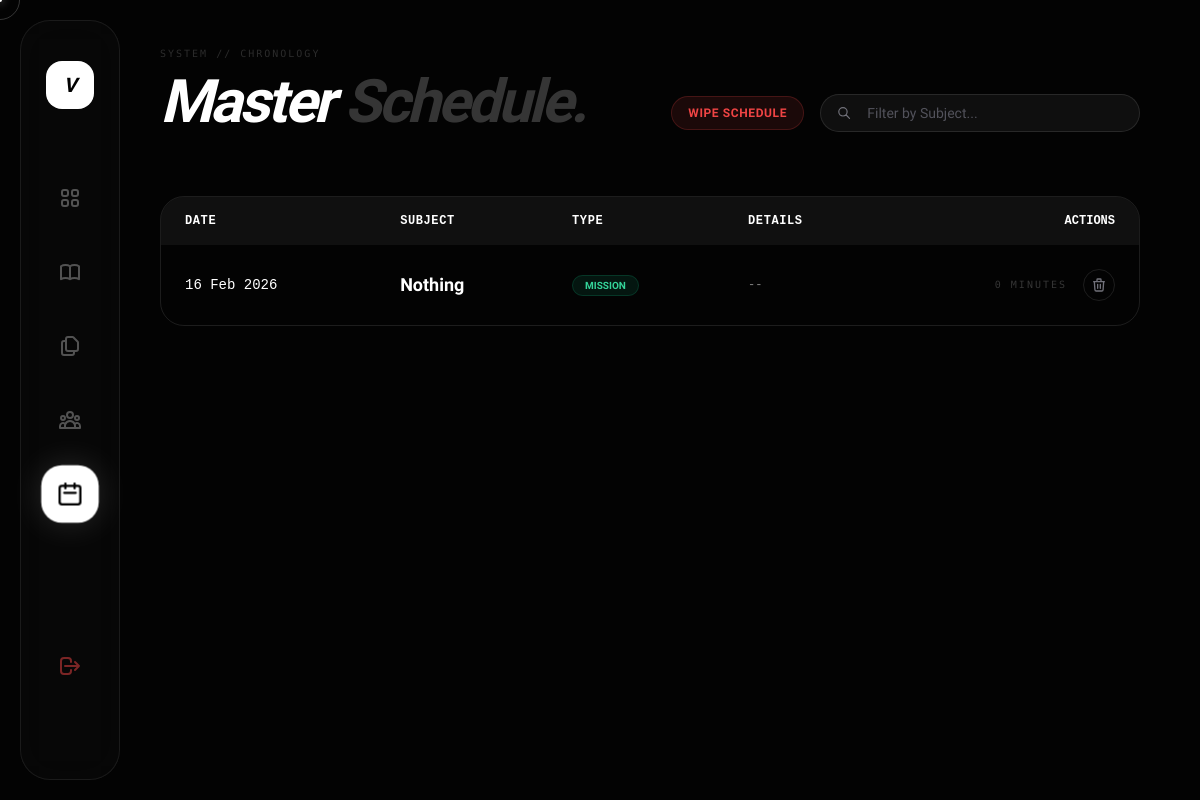
The app's page /datesheet/ (signed in), older data.
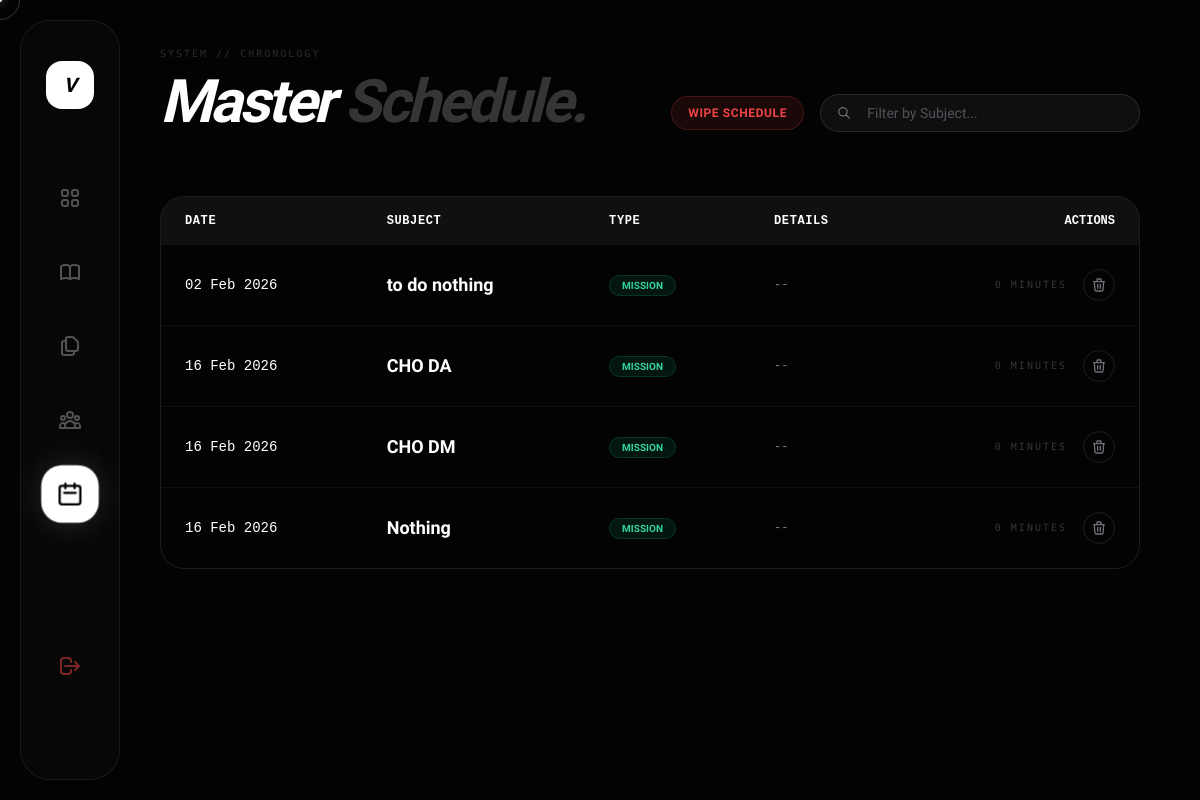
The same page, newer data.
### core/models.py (models this page shows, shortened)
class Exam(models.Model):
    user = models.ForeignKey(User, on_delete=models.CASCADE)
    subject = models.CharField(max_length=200)
    date = models.DateTimeField()
    is_datesheet_entry = models.BooleanField(default=False)
    details = models.CharField(max_length=200, blank=True, null=True)

### core/views.py (the view)
# urls.py: path('datesheet/', views.datesheet_hub, name='datesheet_hub'),
@login_required(login_url='signin')
def datesheet_hub(request):
    search_query = request.GET.get('q', '')
    exams = Exam.objects.filter(user=request.user).order_by('date')
    if search_query: exams = exams.filter(subject__icontains=search_query)
    context = {'exams': exams, 'search_query': search_query, 'online_count': Profile.objects.filter(last_seen__gte=timezone.now() - timezone.timedelta(minutes=5)).exclude(user=request.user).count()}
    return render(request, 'datesheet.html', context)

### core/templates/datesheet.html (shortened to what this page needs)
<!DOCTYPE html>
<html lang="en">
<head>
    <script src="https://cdn.tailwindcss.com"></script>
</head>
<body>
    <div id="c-ring"></div><div id="c-dot"></div>
    <div class="bg-mesh"></div>
    <nav class="sidebar">
    <a href="{% url 'home' %}" class="w-12 h-12 bg-white rounded-2xl mb-16 flex items-center justify-center text-black font-black text-xl italic">V</a>
    <a href="{% url 'dashboard' %}" class="nav-item"></a>
    <a href="{% url 'notes_hub' %}" class="nav-item"></a>
    <a href="{% url 'topics_hub' %}" class="nav-item"><svg class="w-6 h-6" fill="none" stroke="currentColor" viewBox="0 0 24 24"><path stroke-linecap="round" stroke-linejoin="round" stroke-width="2" d="M8 7v8a2 2 0 002 2h6M8 7V5a2 2 0 012-2h4.586a1 1 0 01.707.293l4.414 4.414a1 1 0 01.293.707V15a2 2 0 01-2 2h-2M8 7H6a2 2 0 00-2 2v10a2 2 0 002 2h8a2 2 0 002-2v-2"/></svg></a>
    <a href="{% url 'squad_hub' %}" class="nav-item"></a>
    <a href="#" class="nav-item active"><svg class="w-6 h-6" fill="none" stroke="currentColor" viewBox="0 0 24 24"><path stroke-linecap="round" stroke-linejoin="round" stroke-width="2" d="M8 7V3m8 4V3m-9 8h10M5 21h14a2 2 0 002-2V7a2 2 0 00-2-2H5a2 2 0 00-2 2v12a2 2 0 002 2z"/></svg></a>
<div class="mt-auto mb-6">
        <a href="{% url 'signout' %}" class="nav-item group" title="Disconnect">
            <svg class="w-6 h-6 text-red-500/50 group-hover:text-red-500 transition-colors" fill="none" stroke="currentColor" viewBox="0 0 24 24"><path stroke-linecap="round" stroke-linejoin="round" stroke-width="2" d="M17 16l4-4m0 0l-4-4m4 4H7m6 4v1a3 3 0 01-3 3H6a3 3 0 01-3-3V7a3 3 0 013-3h4a3 3 0 013 3v1"/></svg>
        </a>
    </div>
</nav>
    <main class="main-container">
        <header class="flex justify-between items-end mb-16">
            <div>
                <span class="mono-tag opacity-40">System // Chronology</span>
                <h1 class="text-6xl font-black italic tracking-tighter mt-2">Master <span class="text-white/20">Schedule.</span></h1>
            </div>
            <div class="flex items-center gap-4">
                {% if exams %}
                <form action="{% url 'clear_datesheet' %}" method="post" onsubmit="return confirm('WARNING: This will delete ALL exams from your schedule. Proceed?');">
                    <button type="submit" class="bg-red-500/10 border border-red-500/20 text-red-500 px-4 py-2 rounded-full text-xs font-bold uppercase tracking-wider hover:bg-red-500 hover:text-white transition-colors">
                        Wipe Schedule
                    </button>
                </form>
                {% endif %}
                <form method="get" class="flex items-center gap-4 bg-white/5 border border-white/10 rounded-full px-4 py-2 w-80 focus-within:bg-white/10 transition-colors">
                    <svg class="w-4 h-4 text-zinc-500" fill="none" stroke="currentColor" viewBox="0 0 24 24"><path stroke-linecap="round" stroke-linejoin="round" stroke-width="2" d="M21 21l-6-6m2-5a7 7 0 11-14 0 7 7 0 0114 0z"/></svg>
                    <input type="text" name="q" value="{{ search_query }}" placeholder="Filter by Subject..." class="bg-transparent text-sm w-full focus:outline-none placeholder-zinc-600">
                </form>
            </div>
        </header>
        {% if exams %}
            <div class="overflow-x-auto rounded-3xl border border-white/10">
                <table class="w-full text-left text-sm text-zinc-400">
                    <thead class="bg-white/5 uppercase font-mono text-xs text-white">
                        <tr>
                            <th scope="col" class="px-6 py-4 font-bold tracking-wider">Date</th>
                            <th scope="col" class="px-6 py-4 font-bold tracking-wider">Subject</th>
                            <th scope="col" class="px-6 py-4 font-bold tracking-wider">Type</th>
                            <th scope="col" class="px-6 py-4 font-bold tracking-wider">Details</th>
                            <th scope="col" class="px-6 py-4 text-right">Actions</th>
                        </tr>
                    </thead>
                    <tbody class="divide-y divide-white/5">
                        {% for exam in exams %}
                        <tr class="hover:bg-white/5 transition-colors group">
                            <td class="px-6 py-6 font-mono text-white whitespace-nowrap">
                                {{ exam.date|date:"d M Y" }}
                            </td>
                            <td class="px-6 py-6 font-bold text-lg text-white">
                                {{ exam.subject }}
                            </td>
                            <td class="px-6 py-6">
                                {% if exam.is_datesheet_entry %}
                                    <span class="px-3 py-1 bg-purple-500/10 text-purple-400 rounded-full text-[10px] font-bold border border-purple-500/20">UNIVERSITY</span>
                                {% else %}
                                    <span class="px-3 py-1 bg-emerald-500/10 text-emerald-400 rounded-full text-[10px] font-bold border border-emerald-500/20">MISSION</span>
                                {% endif %}
                            </td>
                            <td class="px-6 py-6 font-mono text-xs text-white/50">
                                {{ exam.details|default:"--" }}
                            </td>
                            <td class="px-6 py-6 text-right flex justify-end items-center gap-4">
                                <span class="mono-tag opacity-50">{{ exam.date|timeuntil }}</span>
                                <a href="{% url 'delete_exam' exam.id %}"
                                   class="w-8 h-8 rounded-full border border-white/10 flex items-center justify-center text-zinc-500 hover:bg-red-500 hover:border-red-500 hover:text-white transition-all"
                                   onclick="return confirm('Remove this exam?');">
                                    <svg class="w-4 h-4" fill="none" stroke="currentColor" viewBox="0 0 24 24"><path stroke-linecap="round" stroke-linejoin="round" stroke-width="2" d="M19 7l-.867 12.142A2 2 0 0116.138 21H7.862a2 2 0 01-1.995-1.858L5 7m5 4v6m4-6v6m1-10V4a1 1 0 00-1-1h-4a1 1 0 00-1 1v3M4 7h16"/></svg>
                                </a>
                            </td>
                        </tr>
                        {% endfor %}
                    </tbody>
                </table>
            </div>
        {% else %}
            <div class="flex flex-col items-center justify-center h-[50vh] text-center opacity-50">
                <h2 class="text-2xl font-bold">Timeline Clear</h2>
                <p class="mono-tag mt-2">Upload a datesheet or create missions to populate.</p>
            </div>
        {% endif %}
    </main>
</body>
</html>

### core/templates/datesheet.html (style rules this page uses)
:root { --bg: #030303; --zinc-900: #09090b; --border: rgba(255, 255, 255, 0.08); }
html, body { height: 100%; margin: 0; background-color: var(--bg); color: #fff; font-family: 'Geist', sans-serif; overflow: hidden; cursor: none; }
.bg-mesh { position: fixed; inset: 0; background-image: linear-gradient(rgba(255,255,255,0.02) 1px, transparent 1px), linear-gradient(90deg, rgba(255,255,255,0.02) 1px, transparent 1px); background-size: 60px 60px; mask-image: radial-gradient(circle at center, black, transparent 90%); z-index: -1; }
.sidebar { width: 100px; height: calc(100vh - 40px); position: fixed; top: 20px; left: 20px; background: rgba(255, 255, 255, 0.02); border: 1px solid var(--border); border-radius: 30px; backdrop-filter: blur(20px); display: flex; flex-direction: column; align-items: center; padding: 40px 0; z-index: 100; }
.nav-item { width: 50px; height: 50px; display: flex; align-items: center; justify-content: center; border-radius: 18px; margin-bottom: 24px; transition: all 0.4s cubic-bezier(0.19, 1, 0.22, 1); color: rgba(255,255,255,0.3); }
.nav-item:hover, .nav-item.active { background: white; color: black; box-shadow: 0 0 30px rgba(255,255,255,0.15); transform: scale(1.15); }
.main-container { margin-left: 140px; height: 100vh; overflow-y: auto; padding: 40px 60px 100px 20px; }
.mono-tag { font-family: 'Geist Mono'; font-size: 10px; text-transform: uppercase; letter-spacing: 0.2em; color: rgba(255,255,255,0.4); }
#c-ring, #c-dot { pointer-events: none; position: fixed; border-radius: 50%; z-index: 1000; transform: translate(-50%, -50%); }
#c-ring { width: 40px; height: 40px; border: 1px solid rgba(255,255,255,0.2); transition: 0.1s; }

Row changes from the older to the newer data that the page shows:
added Exam: date "02 Feb 2026", subject "to do nothing", is_datesheet_entry "MISSION", details "--", date "0 MINUTES"
added Exam: date "16 Feb 2026", subject "CHO DA", is_datesheet_entry "MISSION", details "--", date "0 MINUTES"
added Exam: date "16 Feb 2026", subject "CHO DM", is_datesheet_entry "MISSION", details "--", date "0 MINUTES"
